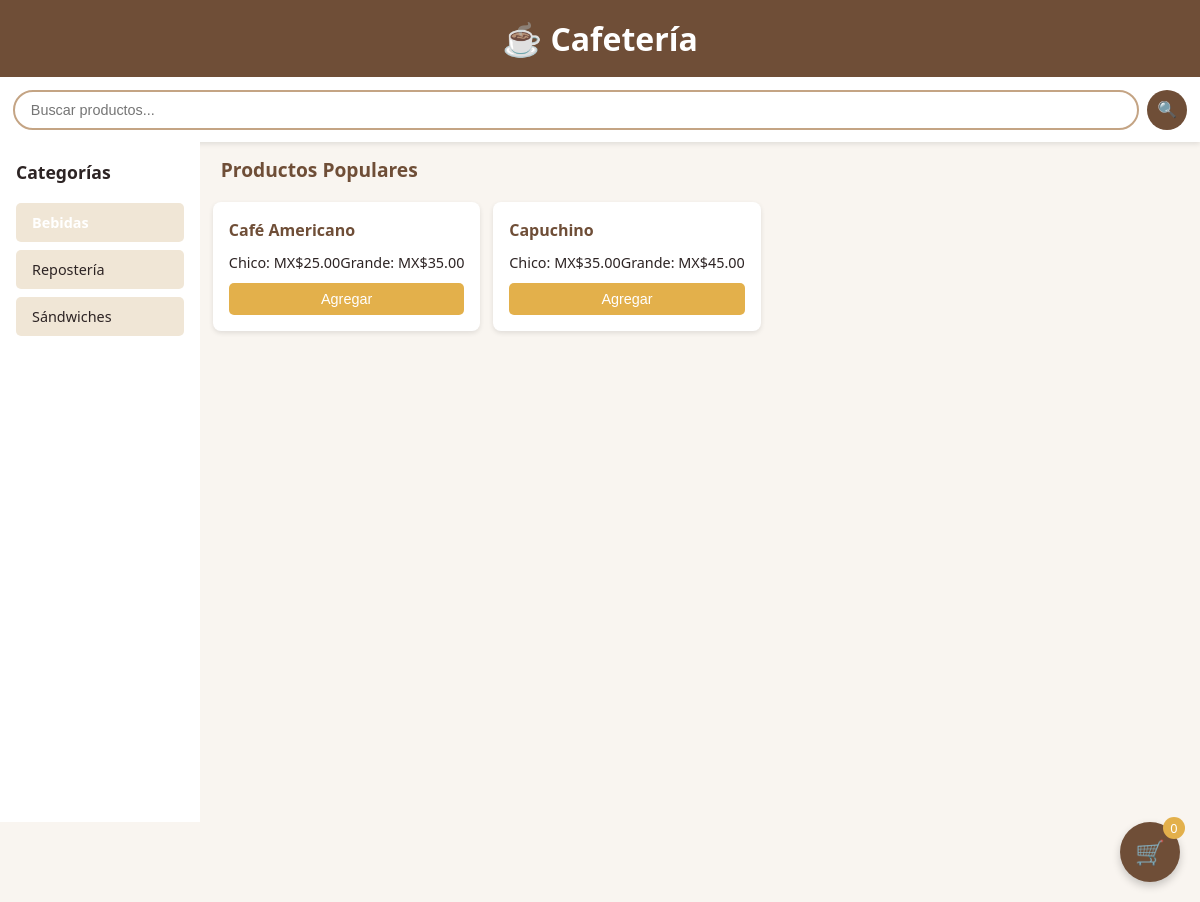
The page / on the database its author committed.
### app.py (models this page shows)
class Producto(db.Model):
    id = db.Column(db.Integer, primary_key=True)
    nombre = db.Column(db.String(50), nullable=False)
    precio = db.Column(db.Float, nullable=False)
    precio_grande = db.Column(db.Float)
    categoria = db.Column(db.String(20))

### app.py (the view)
@app.route('/')
def index():
    productos = Producto.query.all()
    return render_template('index.html', productos=productos, busqueda=None)

### templates/index.html (shortened to what this page needs)
<!DOCTYPE html>
<html lang="es">
<head>
    <link rel="stylesheet" href="{{ url_for('static', filename='styles.css') }}">
</head>
<body>
    <header>
        <h1>☕ Cafetería</h1>
    </header>
    <div class="buscador-container">
        <form action="{{ url_for('buscar') }}" method="get">
            <input type="text" name="q" placeholder="Buscar productos..." value="{{ busqueda if busqueda else '' }}">
            <button type="submit">🔍</button>
        </form>
    </div>
    <div class="contenedor-principal">
        <aside class="columna-categorias">
            <h2>Categorías</h2>
            <ul class="categorias-list">
                <li class="categoria-activa">Bebidas</li>
                <li>Repostería</li>
                <li>Sándwiches</li>
            </ul>
        </aside>
        <main class="columna-productos">
            <h2>{{ 'Resultados de Búsqueda' if busqueda else 'Productos Populares' }}</h2>
            <div class="productos-grid">
                <div class="producto-columna">
                    {% for producto in productos[:(productos|length // 2) + (productos|length % 2)] %}
                    <div class="producto-card">
                        <h3>{{ producto.nombre }}</h3>
                        <div class="precios">
                            <span>Chico: MX${{ "%.2f"|format(producto.precio) }}</span>
                            {% if producto.precio_grande %}
                            <span>Grande: MX${{ "%.2f"|format(producto.precio_grande) }}</span>
                            {% endif %}
                        </div>
                        <button class="btn-abrir-modal"
                                data-id="{{ producto.id }}"
                                data-nombre="{{ producto.nombre }}"
                                data-precio="{{ producto.precio }}"
                                data-precio_grande="{{ producto.precio_grande or producto.precio }}">
                            Agregar
                        </button>
                    </div>
                    {% endfor %}
                </div>
                <div class="producto-columna">
                    {% for producto in productos[(productos|length // 2) + (productos|length % 2):] %}
                    <div class="producto-card">
                        <h3>{{ producto.nombre }}</h3>
                        <div class="precios">
                            <span>Chico: MX${{ "%.2f"|format(producto.precio) }}</span>
                            {% if producto.precio_grande %}
                            <span>Grande: MX${{ "%.2f"|format(producto.precio_grande) }}</span>
                            {% endif %}
                        </div>
                        <button class="btn-abrir-modal"
                                data-id="{{ producto.id }}"
                                data-nombre="{{ producto.nombre }}"
                                data-precio="{{ producto.precio }}"
                                data-precio_grande="{{ producto.precio_grande or producto.precio }}">
                            Agregar
                        </button>
                    </div>
                    {% endfor %}
                </div>
            </div>
        </main>
    </div>
    <div id="carrito-globo" class="carrito-globo">
        <div class="carrito-icono">
            🛒 <span id="contador-carrito">0</span>
        </div>
    </div>
</body>
</html>

### static/styles.css (style rules this page uses)
:root { --primary: #6F4E37; --secondary: #C4A484; --accent: #E3B04B; --text: #2D2424; }
* { box-sizing: border-box; margin: 0; padding: 0; }
body { font-family: 'Segoe UI', Tahoma, Geneva, Verdana, sans-serif; background-color: #F9F5F0; color: var(--text); line-height: 1.6; padding-bottom: 80px; }
header { background-color: var(--primary); color: white; padding: 0.8rem; text-align: center; position: sticky; top: 0; z-index: 100; }
.buscador-container { padding: 0.8rem; background: white; box-shadow: 0 2px 5px rgba(0,0,0,0.1); }
.buscador-container form { display: flex; gap: 0.5rem; }
.buscador-container input { flex: 1; padding: 0.6rem 1rem; border: 2px solid var(--secondary); border-radius: 50px; font-size: 0.9rem; }
.buscador-container button { background: var(--primary); color: white; border: none; border-radius: 50%; width: 40px; height: 40px; font-size: 1rem; cursor: pointer; }
.contenedor-principal { display: flex; flex-direction: column; min-height: calc(100vh - 120px); }
.columna-categorias { padding: 0.8rem; background: white; overflow-x: auto; white-space: nowrap; -webkit-overflow-scrolling: touch; }
.columna-categorias h2 { display: none; }
.categorias-list { display: inline-block; padding: 0; margin: 0; }
.categorias-list li { display: inline-block; padding: 0.5rem 1rem; margin-right: 0.5rem; background: #F0E6D6; border-radius: 20px; font-size: 0.9rem; cursor: pointer; }
.categoria-activa { background-color: var(--secondary); color: white; font-weight: bold; }
.columna-productos { padding: 0.8rem; }
.columna-productos h2 { font-size: 1.2rem; margin-bottom: 1rem; color: var(--primary); padding-left: 0.5rem; }
.productos-grid { display: flex; gap: 0.8rem; }
.producto-columna { flex: 1; display: flex; flex-direction: column; gap: 0.8rem; }
.producto-card { background: white; border-radius: 8px; padding: 1rem; box-shadow: 0 2px 5px rgba(0,0,0,0.1); }
.producto-card h3 { font-size: 1rem; margin-bottom: 0.5rem; color: var(--primary); }
.precios { display: flex; justify-content: space-between; margin: 0.5rem 0; font-size: 0.9rem; }
.btn-abrir-modal { background-color: var(--accent); color: white; border: none; padding: 0.5rem; border-radius: 5px; width: 100%; font-size: 0.9rem; cursor: pointer; transition: background 0.3s; }
.carrito-globo { position: fixed; bottom: 20px; right: 20px; z-index: 1000; }
.carrito-icono { background-color: var(--primary); color: white; width: 60px; height: 60px; border-radius: 50%; display: flex; align-items: center; justify-content: center; font-size: 1.5rem; cursor: pointer; box-shadow: 0 4px 8px rgba(0,0,0,0.2); position: relative; }
#contador-carrito { position: absolute; top: -5px; right: -5px; background-color: var(--accent); color: white; width: 22px; height: 22px; border-radius: 50%; font-size: 0.8rem; display: flex; align-items: center; justify-content: center; }
@media (min-width: 900px) { .contenedor-principal { flex-direction: row; } }
@media (min-width: 900px) { .columna-categorias { width: 200px; overflow-x: visible; white-space: normal; padding: 1rem; } }
@media (min-width: 900px) { .columna-categorias h2 { display: block; font-size: 1.1rem; margin-bottom: 1rem; } }
@media (min-width: 900px) { .categorias-list { display: block; } }
@media (min-width: 900px) { .categorias-list li { display: block; margin: 0.5rem 0; border-radius: 5px; } }

### rows shown on the page
Producto: nombre "Café Americano", precio "25.00", precio_grande "35.00"
Producto: nombre "Capuchino", precio "35.00", precio_grande "45.00"

### other values the page prints
{{ 'Resultados de Búsqueda' if busqueda else 'Productos Populares' }} "Productos Populares"
